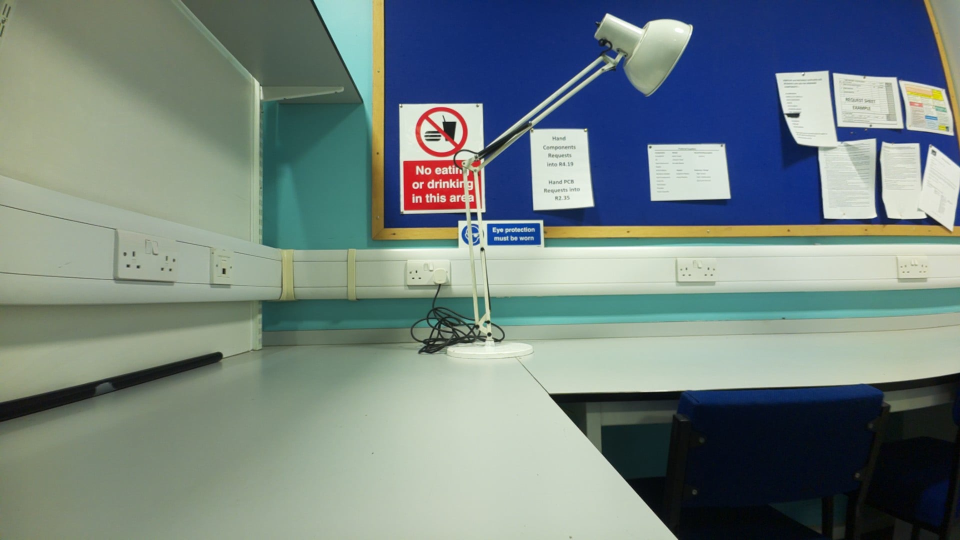
#> input picture computer-vision/panorama/IMG_2588.JPG, 1920 x 1080 px, found by its file name (shown at 1/2 size)
$ python panorama.py
#> lines starting #> are read from the running program, lines starting #| are printed output that depends on the picture; after the words box and inside, x2 and y2 are one past the last pixel; in counts of white or black regions, pixels touching at a corner belong together
#> further down, leftImage is the input picture: shape (1080, 1920, 3); mean B, G, R 128.4, 130.8, 115.6
### Imports ###
import cv2
import numpy as np
import matplotlib.pyplot as plt
import time
import numpy as np

### Show Images ####
def showImage(image, title='Snapshot'):
    cv2.imshow(title, image)
    cv2.waitKey(0)
    cv2.destroyAllWindows()

### Convert to Cylindrical Projection ####
def cylindricalProjection(img):

    # Simplified intrinsic matrix
    h, w = img.shape[:2]
#> h = 1080; w = 1920
    K = np.array([[w/2, 0, w/2],[0, w/2, h/2],[0, 0, 1]])
    map_x, map_y = np.meshgrid(np.arange(w), np.arange(h))

    theta = (map_x - w / 2) / (w / 2)
    phi = (map_y - h / 2) / (h / 2)

    x = np.sin(theta) * np.cos(phi)
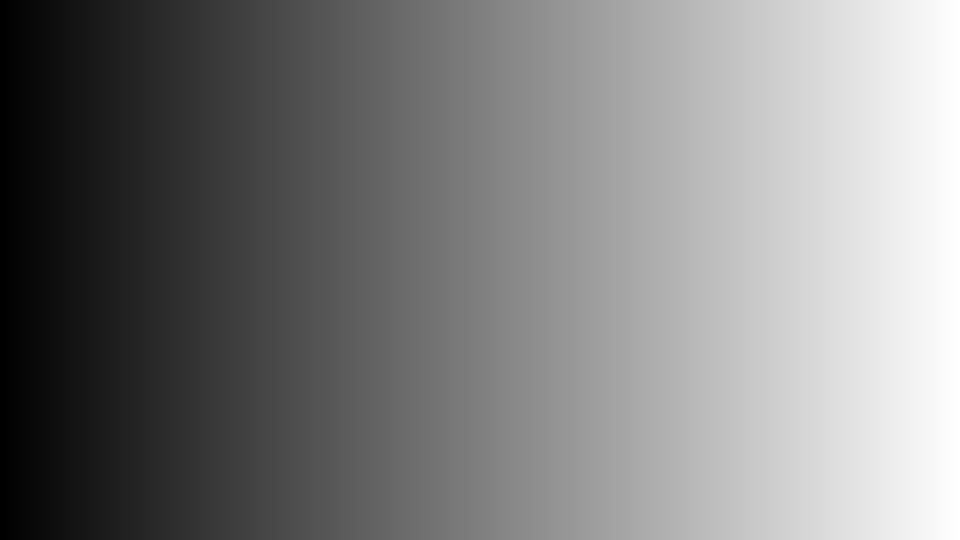
#> theta: shape (1080, 1920) float64 (shown at 1/2 size); min -1, max 0.999, mean -0.000521; drawn with min black and max white
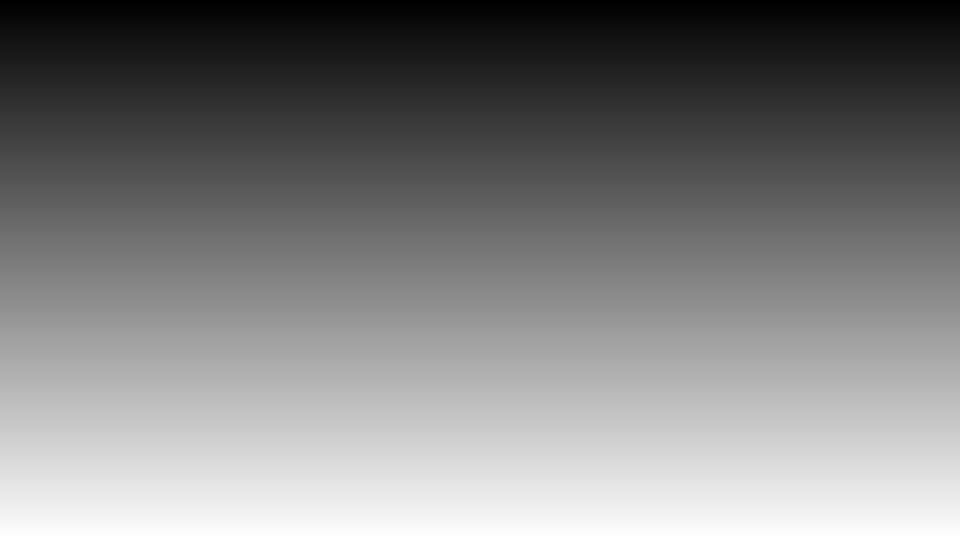
#> phi: shape (1080, 1920) float64 (shown at 1/2 size); min -1, max 0.998, mean -0.000926; drawn with min black and max white
    y = np.sin(phi)
    z = np.cos(theta) * np.cos(phi)

    map_x = (w / 2) * (x / z + 1)
    map_y = (h / 2) * (y / z + 1)

    cylindricalProjection = cv2.remap(img, map_x.astype(np.float32), map_y.astype(np.float32), cv2.INTER_LINEAR)
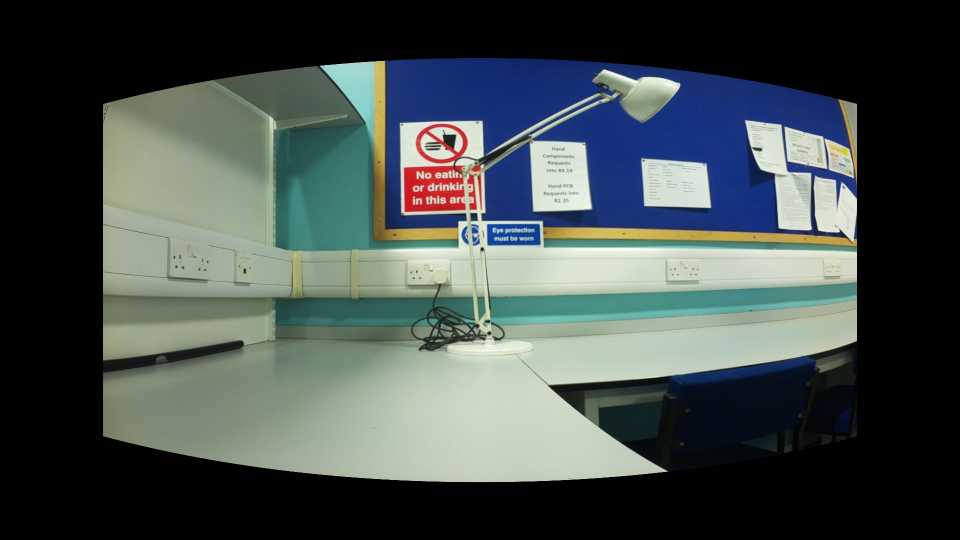
#> cylindricalProjection: shape (1080, 1920, 3) (shown at 1/2 size); mean B, G, R 76.1, 77.6, 68.3

    # Crop to Smallest Rectangle
    gray = cv2.cvtColor(cylindricalProjection, cv2.COLOR_BGR2GRAY)
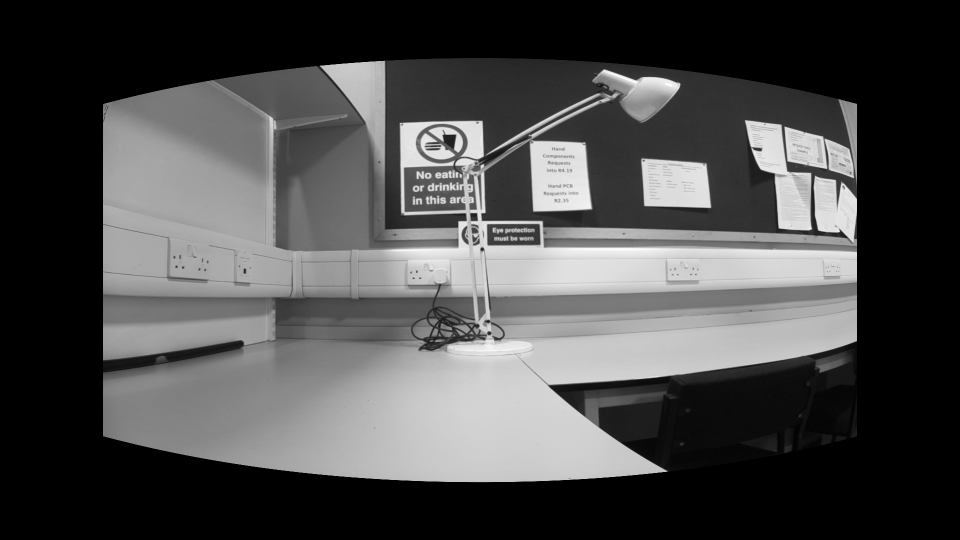
#> gray: shape (1080, 1920) (shown at 1/2 size); min 0, max 255, mean 74.7
    _, binary = cv2.threshold(gray, 1, 255, cv2.THRESH_BINARY)
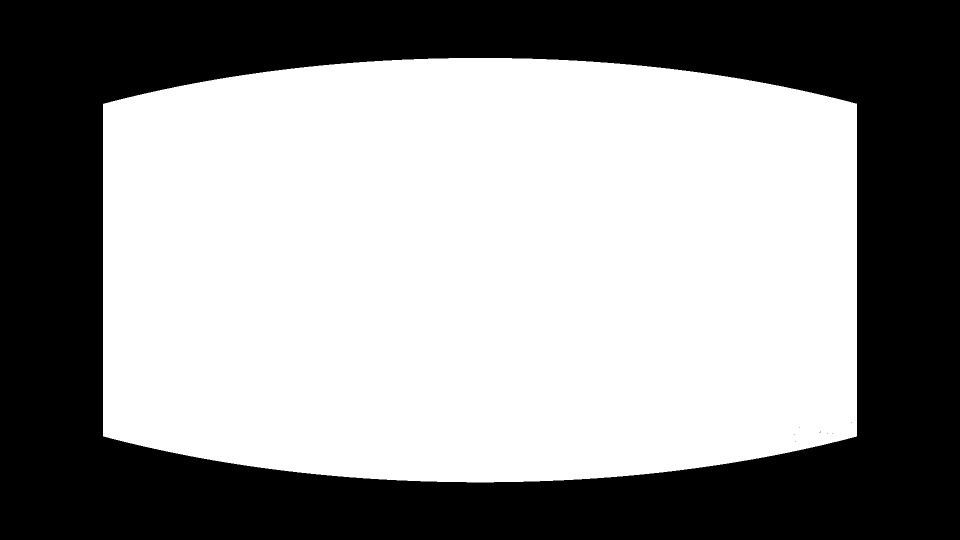
#> binary: shape (1080, 1920) (shown at 1/2 size); 57.4% white; 9 black regions (8 under 20 px)
    contours, _ = cv2.findContours(binary, cv2.RETR_EXTERNAL, cv2.CHAIN_APPROX_SIMPLE)
#> contours = 1 contour; box (x1, y1, x2, y2) and area: (206, 116, 1714, 965) 1188792
    largest_contour = max(contours, key=cv2.contourArea)
#> largest_contour = contour of 737 points, box (x1, y1, x2, y2) (206, 116, 1714, 965), area 1188792

    x, y, w, h = cv2.boundingRect(largest_contour)
#> x = 206; y = 116; w = 1508; h = 849

    cylindricalProjection = cylindricalProjection[y:y+h, x:x+w]
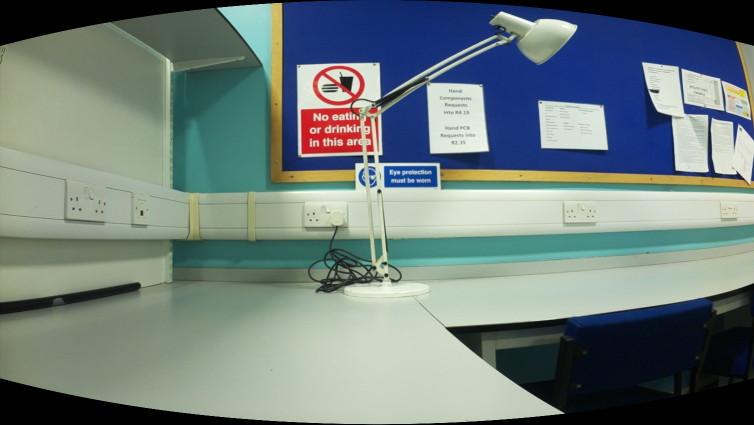
#> cylindricalProjection: shape (849, 1508, 3) (shown at 1/2 size); mean B, G, R 123.3, 125.7, 110.7

    return cylindricalProjection


### Take Two Images, Return Homography Matrix ####
# [94 lines left out: functions calculateHomography, applyHomography, dewarpImage, exportImage, not called in this run]


### Main Function - this will be called from UI ####
def getPanorama(leftImage, rightImage):
    showImage(leftImage, 'Left Image')
    showImage(rightImage, 'Right Image')

    leftImage = cylindricalProjection(leftImage)
    rightImage = cylindricalProjection(rightImage)

    H = calculateHomography(leftImage, rightImage)
    panorama = applyHomography(leftImage, rightImage, H)
    showImage(panorama)

    panoramaDewarped = dewarpImage(panorama)
    showImage(panoramaDewarped)

    exportImage(panoramaDewarped)


### Testing ###
leftImage = cv2.imread('./computer-vision/panorama/IMG_2588.JPG')
rightImage = cv2.imread('./computer-vision/panorama/IMG_2589_Cropped.JPG')
#> (the run stopped early here; a loop or call above may not have finished)

$ run again, with computer-vision/panorama/IMG_2589.JPG copied over computer-vision/panorama/IMG_2588.JPG
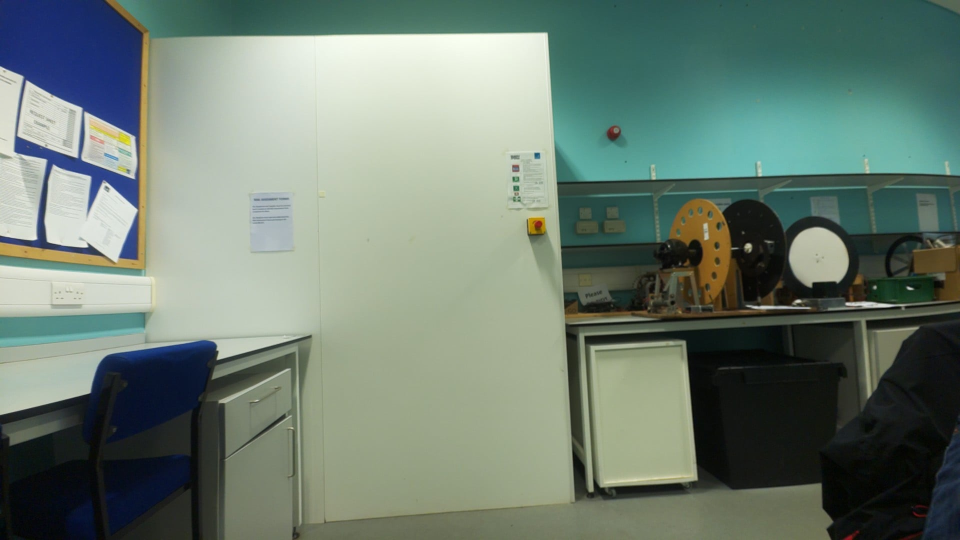
#> input picture computer-vision/panorama/IMG_2589.JPG, 1920 x 1080 px, found by its file name (shown at 1/2 size)
#> leftImage is the input picture: shape (1080, 1920, 3); mean B, G, R 114.3, 126, 109.7
#> in cylindricalProjection, `gray = cv2.cvtColor(cylindricalProjection, cv2.COLOR_BGR2GRAY)`:
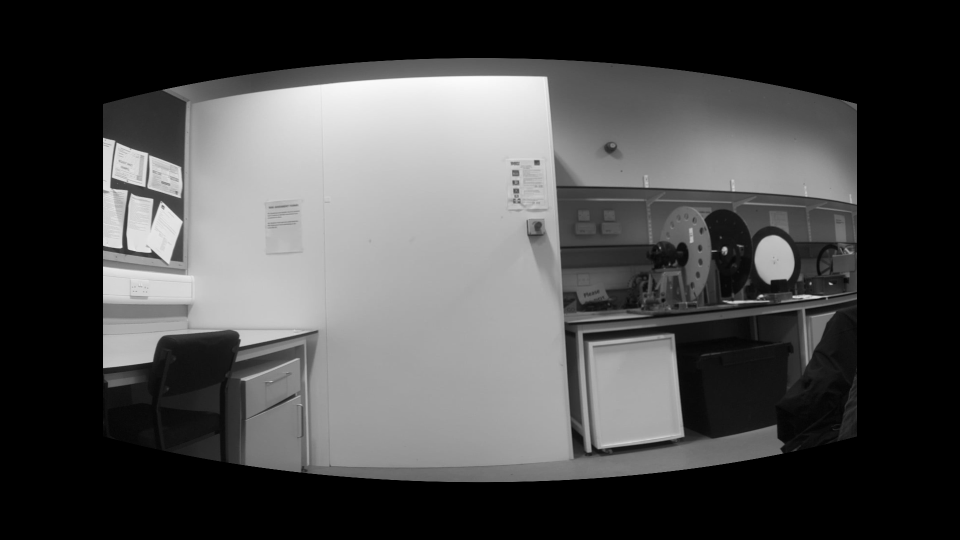
#> gray: shape (1080, 1920) (shown at 1/2 size); min 0, max 253, mean 74.2
#> binary: shape (1080, 1920); 57.4% white; 2 black regions (1 under 20 px)
#> contours = 1 contour; box (x1, y1, x2, y2) and area: (206, 116, 1714, 965) 1188814
#> largest_contour = contour of 737 points, box (x1, y1, x2, y2) (206, 116, 1714, 965), area 1188814
#> in cylindricalProjection, `x, y, w, h = cv2.boundingRect(largest_contour)`: x = 206; y = 116; w = 1508; h = 849
#> in cylindricalProjection, `cylindricalProjection = cylindricalProjection[y:y+h, x:x+w]`:
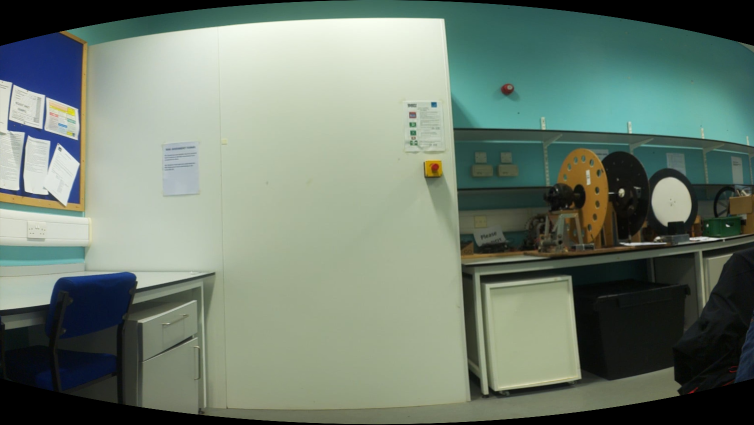
#> cylindricalProjection: shape (849, 1508, 3) (shown at 1/2 size); mean B, G, R 112.5, 126.1, 111.6
